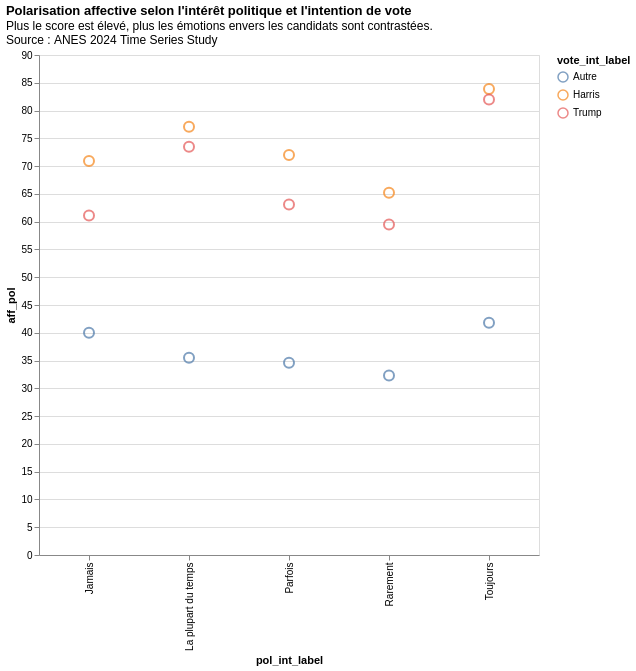

The code cell stored with this chart in its notebook:
### Code cell
base_chart = (
    alt.Chart(df_means)
    .mark_point(size=100)
    .encode(
        x=alt.X("pol_int_label", type="ordinal"),
        y=alt.Y("aff_pol", type="quantitative"),
        color=alt.Color("vote_int_label", type="nominal"),
    )
    .properties(
        title=alt.TitleParams(
            text="Polarisation affective selon l'intérêt politique et l'intention de vote",
            subtitle=[
                "Plus le score est élevé, plus les émotions envers les candidats sont contrastées.",
                "Source : ANES 2024 Time Series Study",
            ],
            anchor="start",
        ),
        width=500,
        height=500,
    )
)

base_chart

### Figure 1 — Vega specification as saved in the notebook (floating-point values rounded to 4 significant figures)
{"$schema": "https://vega.github.io/schema/vega/v6.json", "data": [{"name": "source_0", "values": [{"aff_pol": 41.8, "pol_int_label": "Toujours", "vote_int_label": "Autre"}, {"aff_pol": 83.9, "pol_int_label": "Toujours", "vote_int_label": "Harris"}, {"aff_pol": 82.0, "pol_int_label": "Toujours", "vote_int_label": "Trump"}, {"aff_pol": 35.5, "pol_int_label": "La plupart du temps", "vote_int_label": "Autre"}, {"aff_pol": 77.1, "pol_int_label": "La plupart du temps", "vote_int_label": "Harris"}, {"aff_pol": 73.5, "pol_int_label": "La plupart du temps", "vote_int_label": "Trump"}, {"aff_pol": 34.6, "pol_int_label": "Parfois", "vote_int_label": "Autre"}, {"aff_pol": 72.0, "pol_int_label": "Parfois", "vote_int_label": "Harris"}, {"aff_pol": 63.1, "pol_int_label": "Parfois", "vote_int_label": "Trump"}, {"aff_pol": 32.3, "pol_int_label": "Rarement", "vote_int_label": "Autre"}, {"aff_pol": 65.2, "pol_int_label": "Rarement", "vote_int_label": "Harris"}, {"aff_pol": 59.5, "pol_int_label": "Rarement", "vote_int_label": "Trump"}, {"aff_pol": 40.0, "pol_int_label": "Jamais", "vote_int_label": "Autre"}, {"aff_pol": 70.9, "pol_int_label": "Jamais", "vote_int_label": "Harris"}, {"aff_pol": 61.1, "pol_int_label": "Jamais", "vote_int_label": "Trump"}]}, {"name": "source_0_x_domain_pol_int_label", "values": [{"pol_int_label": "Toujours"}, {"pol_int_label": "La plupart du temps"}, {"pol_int_label": "Parfois"}, {"pol_int_label": "Rarement"}, {"pol_int_label": "Jamais"}]}, {"name": "source_0_y_domain_aff_pol", "values": [{"min": 32.3, "max": 83.9}]}, {"name": "source_0_color_domain_vote_int_label", "values": [{"vote_int_label": "Autre"}, {"vote_int_label": "Harris"}, {"vote_int_label": "Trump"}]}], "marks": [{"type": "symbol", "name": "marks", "from": {"data": "source_0"}, "encode": {"update": {"stroke": {"field": "vote_int_label", "scale": "color"}, "x": {"field": "pol_int_label", "scale": "x"}, "opacity": {"value": 0.7}, "fill": {"value": "transparent"}, "size": {"value": 100}, "y": {"field": "aff_pol", "scale": "y"}}}, "style": ["point"]}], "scales": [{"name": "x", "type": "point", "domain": {"data": "source_0_x_domain_pol_int_label", "field": "pol_int_label", "sort": true}, "range": [0, {"signal": "width"}], "padding": 0.5}, {"name": "y", "type": "linear", "domain": [{"signal": "(data(\"source_0_y_domain_aff_pol\")[0] || {}).min"}, {"signal": "(data(\"source_0_y_domain_aff_pol\")[0] || {}).max"}], "range": [{"signal": "height"}, 0], "nice": true, "zero": true}, {"name": "color", "type": "ordinal", "domain": {"data": "source_0_color_domain_vote_int_label", "field": "vote_int_label", "sort": true}, "range": "category"}], "axes": [{"scale": "y", "aria": false, "zindex": 0, "maxExtent": 0, "ticks": false, "tickCount": {"signal": "ceil(height/40)"}, "minExtent": 0, "grid": true, "gridScale": "x", "orient": "left", "labels": false, "domain": false}, {"scale": "x", "title": "pol_int_label", "grid": false, "labelAlign": "right", "labelAngle": 270, "orient": "bottom", "labelBaseline": "middle", "zindex": 0}, {"scale": "y", "tickCount": {"signal": "ceil(height/40)"}, "zindex": 0, "grid": false, "labelOverlap": true, "title": "aff_pol", "orient": "left"}], "title": {"text": "Polarisation affective selon l'intérêt politique et l'intention de vote", "anchor": "start", "subtitle": ["Plus le score est élevé, plus les émotions envers les candidats sont contrastées.", "Source : ANES 2024 Time Series Study"]}, "width": 500, "style": "cell", "padding": 5, "background": "white", "height": 500, "legends": [{"stroke": "color", "symbolType": "circle", "title": "vote_int_label", "encode": {"symbols": {"update": {"fill": {"value": "transparent"}, "opacity": {"value": 0.7}}}}}]}
